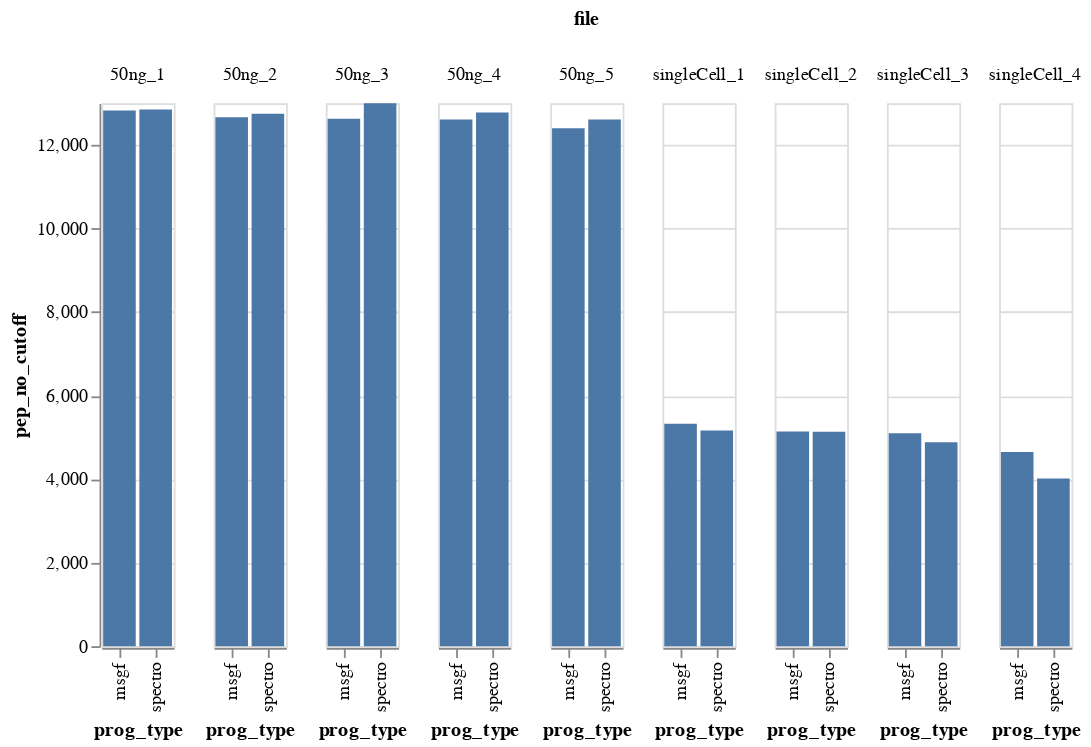

Here is the notebook cell this chart was saved with:
### Code cell
alt.Chart(source).mark_bar().encode(
    x='prog_type',
    y='pep_no_cutoff',
    column="file"
)

### Figure 1 — Vega-Lite specification as saved in the notebook (floating-point values rounded to 4 significant figures)
{"config": {"view": {"continuousWidth": 400, "continuousHeight": 300}}, "data": {"name": "data-918df7aaf9757ceea844947524b7e4a3"}, "mark": "bar", "encoding": {"column": {"type": "nominal", "field": "file"}, "x": {"type": "nominal", "field": "prog_type"}, "y": {"type": "quantitative", "field": "pep_no_cutoff"}}, "$schema": "https://vega.github.io/schema/vega-lite/v4.8.1.json", "datasets": {"data-918df7aaf9757ceea844947524b7e4a3": [{"file": "singleCell_1", "prog_type": "spectro", "pep_no_cutoff": 5163, "scan_no_cutoff": 5809, "pep_no_decoy": 6230, "scan_no_decoy": 5809, "pep_with_cutoff": 2727, "scan_with_cutoff": 3252}, {"file": "singleCell_1", "prog_type": "msgf", "pep_no_cutoff": 5325, "scan_no_cutoff": 5759, "pep_no_decoy": 5540, "scan_no_decoy": 5759, "pep_with_cutoff": 2068, "scan_with_cutoff": 2290}, {"file": "singleCell_2", "prog_type": "spectro", "pep_no_cutoff": 5133, "scan_no_cutoff": 5635, "pep_no_decoy": 6174, "scan_no_decoy": 5635, "pep_with_cutoff": 2515, "scan_with_cutoff": 2909}, {"file": "singleCell_2", "prog_type": "msgf", "pep_no_cutoff": 5140, "scan_no_cutoff": 5503, "pep_no_decoy": 5391, "scan_no_decoy": 5503, "pep_with_cutoff": 1641, "scan_with_cutoff": 1759}, {"file": "singleCell_3", "prog_type": "spectro", "pep_no_cutoff": 4882, "scan_no_cutoff": 5331, "pep_no_decoy": 5837, "scan_no_decoy": 5331, "pep_with_cutoff": 2354, "scan_with_cutoff": 2696}, {"file": "singleCell_3", "prog_type": "msgf", "pep_no_cutoff": 5097, "scan_no_cutoff": 5413, "pep_no_decoy": 5343, "scan_no_decoy": 5413, "pep_with_cutoff": 1446, "scan_with_cutoff": 1547}, {"file": "singleCell_4", "prog_type": "spectro", "pep_no_cutoff": 4017, "scan_no_cutoff": 4414, "pep_no_decoy": 4694, "scan_no_decoy": 4414, "pep_with_cutoff": 2254, "scan_with_cutoff": 2578}, {"file": "singleCell_4", "prog_type": "msgf", "pep_no_cutoff": 4646, "scan_no_cutoff": 5104, "pep_no_decoy": 4827, "scan_no_decoy": 5104, "pep_with_cutoff": 1472, "scan_with_cutoff": 1571}, {"file": "50ng_1", "prog_type": "spectro", "pep_no_cutoff": 12850, "scan_no_cutoff": 15186, "pep_no_decoy": 24844, "scan_no_decoy": 15186, "pep_with_cutoff": 8541, "scan_with_cutoff": 10713}, {"file": "50ng_1", "prog_type": "msgf", "pep_no_cutoff": 12826, "scan_no_cutoff": 13894, "pep_no_decoy": 13102, "scan_no_decoy": 13894, "pep_with_cutoff": 8755, "scan_with_cutoff": 9577}, {"file": "50ng_2", "prog_type": "spectro", "pep_no_cutoff": 12747, "scan_no_cutoff": 15096, "pep_no_decoy": 24553, "scan_no_decoy": 15096, "pep_with_cutoff": 8374, "scan_with_cutoff": 10554}, {"file": "50ng_2", "prog_type": "msgf", "pep_no_cutoff": 12662, "scan_no_cutoff": 13792, "pep_no_decoy": 12947, "scan_no_decoy": 13792, "pep_with_cutoff": 8653, "scan_with_cutoff": 9521}, {"file": "50ng_3", "prog_type": "spectro", "pep_no_cutoff": 12998, "scan_no_cutoff": 15067, "pep_no_decoy": 24837, "scan_no_decoy": 15067, "pep_with_cutoff": 8941, "scan_with_cutoff": 10861}, {"file": "50ng_3", "prog_type": "msgf", "pep_no_cutoff": 12629, "scan_no_cutoff": 13796, "pep_no_decoy": 12847, "scan_no_decoy": 13796, "pep_with_cutoff": 8911, "scan_with_cutoff": 9800}, {"file": "50ng_4", "prog_type": "spectro", "pep_no_cutoff": 12778, "scan_no_cutoff": 14937, "pep_no_decoy": 24550, "scan_no_decoy": 14937, "pep_with_cutoff": 8642, "scan_with_cutoff": 10619}, {"file": "50ng_4", "prog_type": "msgf", "pep_no_cutoff": 12609, "scan_no_cutoff": 13738, "pep_no_decoy": 12848, "scan_no_decoy": 13738, "pep_with_cutoff": 8752, "scan_with_cutoff": 9595}, {"file": "50ng_5", "prog_type": "spectro", "pep_no_cutoff": 12608, "scan_no_cutoff": 14761, "pep_no_decoy": 24316, "scan_no_decoy": 14761, "pep_with_cutoff": 8463, "scan_with_cutoff": 10438}, {"file": "50ng_5", "prog_type": "msgf", "pep_no_cutoff": 12401, "scan_no_cutoff": 13536, "pep_no_decoy": 12627, "scan_no_decoy": 13536, "pep_with_cutoff": 8591, "scan_with_cutoff": 9455}]}}
